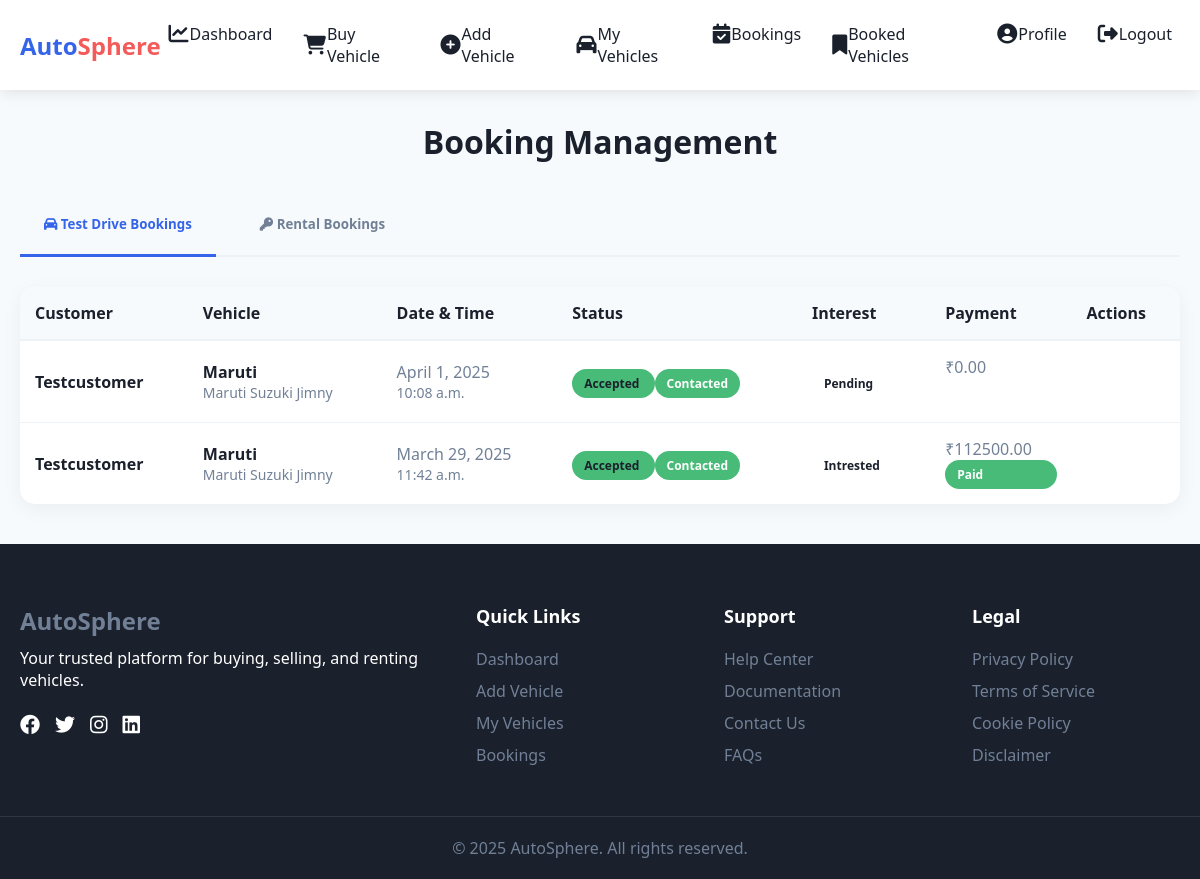
Screenshot of /Dealer/bookings/ (signed in) with the database file from the repository.
### Customer/models.py (models this page shows, shortened)
class TestDriveBooking(models.Model):
    customer = models.ForeignKey(Customer, on_delete=models.CASCADE, null=True, blank=True)  # Allow null for dealers
    dealer = models.ForeignKey(Dealer, on_delete=models.CASCADE, null=True, blank=True)  # Optional Dealer field
    vehicle = models.ForeignKey(Vehicle, on_delete=models.CASCADE)
    date = models.DateField()
    time = models.TimeField()
    status = models.CharField(max_length=20, choices=[("Pending", "Pending"), ("Accepted", "Accepted"), ("Rejected", "Rejected")], default="Pending")
    payment_status = models.CharField(max_length=20, choices=[("Pending", "Pending"), ("Paid", "Paid")], default="Pending")
    Payment_amount = models.DecimalField(max_digits=10, decimal_places=2, default=0.00)
    Contancted = models.CharField(max_length=20, choices=[("Pending", "Pending"), ("Contacted", "Contacted")], default="Pending")
    Intrested = models.CharField(max_length=20, choices=[("Pending", "Pending"), ("Intrested", "Intrested"),("Not-Intrested", "Not-Intrested")], default="Pending")

class Customer(models.Model):
    name = models.CharField(max_length=100)
    email = models.EmailField(unique=True)
    phone = models.CharField(max_length=15, unique=True)
    registered_at = models.DateTimeField(default=now)
    approval_status = models.BooleanField(default=False)
    password = models.CharField(max_length=128)
    id_proof_number = models.CharField(max_length=50, unique=True)
    profile_image = models.ImageField(upload_to='profile_images/', null=True, blank=True)
    address = models.TextField()

class Vehicle(models.Model):
    SALE = 'sale'
    RENT = 'rent'
    VEHICLE_TYPES = [
        (SALE, 'For Sale'),
        (RENT, 'For Rent'),
    ]
    dealer = models.ForeignKey(Dealer, on_delete=models.CASCADE, null=True, blank=True)
    showroom_dealer = models.ForeignKey(Showroom, on_delete=models.CASCADE, null=True, blank=True)
    owner = models.ForeignKey(Customer, on_delete=models.CASCADE, null=True, blank=True)
    title = models.CharField(max_length=255)
    brand = models.CharField(max_length=100)
    model = models.CharField(max_length=100)
    year = models.PositiveIntegerField()
    price = models.DecimalField(max_digits=10, decimal_places=2)
    vehicle_type = models.CharField(max_length=10, choices=VEHICLE_TYPES, default=SALE)
    description = models.TextField()
    mileage = models.PositiveIntegerField(null=True, blank=True)
    fuel_type = models.CharField(max_length=50, choices=[("Petrol", "Petrol"), ("Diesel", "Diesel"), ("Electric", "Electric")])
    transmission = models.CharField(max_length=50, choices=[("Manual", "Manual"), ("Automatic", "Automatic")])
    available = models.BooleanField(default=True)
    image = models.ImageField(upload_to="vehicle_images/", null=True, blank=True)
    created_at = models.DateTimeField(default=now)

### Dealer/views.py (the view)
# urls.py: path("bookings/", views.dealer_bookings, name="dealer_bookings"),
def dealer_bookings(request):
    if "did" not in request.session:
        return redirect("Dealer:login")
    dealer_id = request.session["did"]
    test_drives = TestDriveBooking.objects.filter(vehicle__dealer_id=dealer_id).order_by("-date", "-time")
    rentals = RentalBooking.objects.filter(vehicle__dealer_id=dealer_id).order_by("-rental_date")
    return render(
        request,
        "Dealer/dealer_bookings.html",
        {"test_drives": test_drives, "rentals": rentals},
    )

### Dealer/templates/Dealer/dealer_bookings.html (shortened to what this page needs)
<!DOCTYPE html>
<html lang="en">
<head>
    <link rel="stylesheet" href="https://cdnjs.cloudflare.com/ajax/libs/font-awesome/6.4.0/css/all.min.css">
</head>
<body>
    <nav class="navbar">
        <div class="container">
            <a href="{% url 'Dealer:Dealer_home' %}" class="logo">
                <span style="color: #3563E9;">Auto</span><span style="color: #f35b5b;">Sphere</span>
            </a>
            <ul class="nav-links">
                <li>
                    <a href="{% url 'Dealer:dealer_dashboard' %}">
                        <i class="fas fa-chart-line"></i>
                        Dashboard
                    </a>
                </li>
                <li>
                    <a href="{% url 'Dealer:dealer_vehicle_list' %}">
                        <i class="fas fa-shopping-cart"></i>
                        Buy Vehicle
                    </a>
                </li>
                <li>
                    <a href="{% url 'Dealer:add_vehicle' %}">
                        <i class="fas fa-plus-circle"></i>
                        Add Vehicle
                    </a>
                </li>
                <li>
                    <a href="{% url 'Dealer:dealer_vehicles' %}">
                        <i class="fas fa-car"></i>
                        My Vehicles
                    </a>
                </li>
                <li>
                    <a href="{% url 'Dealer:dealer_bookings' %}">
                        <i class="fas fa-calendar-check"></i>
                        Bookings
                    </a>
                </li>
                <li>
                    <a href="{% url 'Dealer:Dealer_booked_vehicel' %}">
                        <i class="fas fa-bookmark"></i>
                        Booked Vehicles
                    </a>
                </li>
                <li>
                    <a href="{% url 'Dealer:dealer_profile' %}">
                        <i class="fas fa-user-circle"></i>
                        Profile
                    </a>
                </li>
                <li>
                    <a href="{% url 'Customer:index' %}">
                        <i class="fas fa-sign-out-alt"></i>
                        Logout
                    </a>
                </li>
            </ul>
        </div>
    </nav>
    <div class="bookings-container">
        <div class="page-header">
            <h2>Booking Management</h2>
        </div>
        <div class="booking-tabs">
            <button class="tab-button active" onclick="showTab('test-drives')">
                <i class="fas fa-car"></i>
                Test Drive Bookings
            </button>
            <button class="tab-button" onclick="showTab('rentals')">
                <i class="fas fa-key"></i>
                Rental Bookings
            </button>
        </div>
        <div id="test-drives" class="tab-content active">
            <div class="booking-card">
                <table class="booking-table">
                    <thead>
                        <tr>
                            <th>Customer</th>
                            <th>Vehicle</th>
                            <th>Date & Time</th>
                            <th>Status</th>
                            <th>Interest</th>
                            <th>Payment</th>
                            <th>Actions</th>
                        </tr>
                    </thead>
                    <tbody>
                        {% for booking in test_drives %}
                        <tr>
                            <td>
                                <div style="font-weight: 600; color: var(--dark);">{{ booking.customer.name }}</div>
                            </td>
                            <td>
                                <div style="font-weight: 600; color: var(--dark);">{{ booking.vehicle.brand }}</div>
                                <div style="font-size: 14px;">{{ booking.vehicle.model }}</div>
                            </td>
                            <td>
                                <div>{{ booking.date }}</div>
                                <div style="font-size: 14px;">{{ booking.time }}</div>
                            </td>
                            <td>
                                <span class="badge {% if booking.status == 'Pending' %}badge-pending{% elif booking.status == 'Accepted' %}badge-success{% else %}badge-error{% endif %}" style="color: #1A202C;">
                                    {{ booking.status }}
                                </span>
                                {% if booking.Contancted == "Contacted" %}
                                <span class="badge badge-success" >Contacted</span>
                                {% endif %}
                            </td>
                            <td>
                                <span class="badge {% if booking.Intrested == 'Yes' %}badge-success{% elif booking.Intrested == 'No' %}badge-error{% else %}badge-pending{% endif %}" style="color: #1A202C;">
                                    {{ booking.Intrested }}
                                </span>
                            </td>
                            <td>
                                <div>₹{{ booking.Payment_amount }}</div>
                                <div class="badge {% if booking.payment_status == 'Paid' %}badge-success{% else %}badge-pending{% endif %}">
                                    {{ booking.payment_status }}
                                </div>
                            </td>
                            <td>
                            </td>
                        </tr>
                        {% endfor %}
                    </tbody>
                </table>
            </div>
        </div>
    </div>
    <footer class="footer">
        <div class="footer-grid">
            <div class="footer-links">
                <a href="#" class="footer-logo">Auto<span>Sphere</span></a>
                <p>Your trusted platform for buying, selling, and renting vehicles.</p>
                <div class="social-links">
                    <a href="#"><i class="fab fa-facebook"></i></a>
                    <a href="#"><i class="fab fa-twitter"></i></a>
                    <a href="#"><i class="fab fa-instagram"></i></a>
                    <a href="#"><i class="fab fa-linkedin"></i></a>
                </div>
            </div>
            <div class="footer-links">
                <h4>Quick Links</h4>
                <ul>
                    <li><a href="{% url 'Dealer:dealer_dashboard' %}">Dashboard</a></li>
                    <li><a href="{% url 'Dealer:add_vehicle' %}">Add Vehicle</a></li>
                    <li><a href="{% url 'Dealer:dealer_vehicles' %}">My Vehicles</a></li>
                    <li><a href="{% url 'Dealer:dealer_bookings' %}">Bookings</a></li>
                </ul>
            </div>
            <div class="footer-links">
                <h4>Support</h4>
                <ul>
                    <li><a href="#">Help Center</a></li>
                    <li><a href="#">Documentation</a></li>
                    <li><a href="#">Contact Us</a></li>
                    <li><a href="#">FAQs</a></li>
                </ul>
            </div>
            <div class="footer-links">
                <h4>Legal</h4>
                <ul>
                    <li><a href="#">Privacy Policy</a></li>
                    <li><a href="#">Terms of Service</a></li>
                    <li><a href="#">Cookie Policy</a></li>
                    <li><a href="#">Disclaimer</a></li>
                </ul>
            </div>
        </div>
        <div class="footer-bottom">
            <p>&copy; 2025 AutoSphere. All rights reserved.</p>
        </div>
    </footer>
</body>
</html>

### Dealer/templates/Dealer/dealer_bookings.html (style rules this page uses)
:root { --primary: #3563E9; --secondary: #1A365D; --accent: #FF4C30; --light: #F7FAFC; --dark: #1A202C; --gray: #718096; --light-gray: #EDF2F7; --success: #48BB78; --error: #F56565; }
* { margin: 0; padding: 0; box-sizing: border-box; font-family: 'Segoe UI', Tahoma, Geneva, Verdana, sans-serif; }
body { background-color: var(--light); color: var(--dark); }
.navbar { background: white; padding: 15px 0; position: fixed; top: 0; left: 0; right: 0; z-index: 1000; box-shadow: 0 2px 15px rgba(0, 0, 0, 0.1); }
.container { max-width: 1400px; margin: 0 auto; padding: 0 20px; display: flex; justify-content: space-between; align-items: center; }
.logo { display: flex; align-items: center; gap: 0px; font-size: 24px; font-weight: 700; color: var(--dark); text-decoration: none; }
.nav-links { display: flex; gap: 30px; list-style: none; margin: 0; padding: 0; }
.nav-links a { display: flex; align-items: center; gap: 1px; color: var(--dark); text-decoration: none; font-weight: 500; padding: 8px 12px; border-radius: 8px; transition: all 0.3s; }
.nav-links a i { font-size: 16px; }
@media (max-width: 1200px) { .nav-links { gap: 15px; } }
@media (max-width: 1200px) { .nav-links a { padding: 8px; } }
@media (max-width: 1200px) { .nav-links a i { font-size: 20px; } }
.footer { background: var(--dark); color: white; padding: 60px 0 20px; }
.footer-grid { display: grid; grid-template-columns: 2fr 1fr 1fr 1fr; gap: 40px; max-width: 1200px; margin: 0 auto; padding: 0 20px; }
.footer-logo { color: white; font-size: 24px; font-weight: 700; margin-bottom: 20px; display: block; }
.footer-links h4 { margin-bottom: 20px; font-size: 18px; }
.footer-links ul { list-style: none; }
.footer-links a { color: var(--gray); text-decoration: none; transition: color 0.3s; display: block; margin-bottom: 10px; }
.footer-bottom { text-align: center; margin-top: 40px; padding-top: 20px; border-top: 1px solid rgba(255, 255, 255, 0.1); color: var(--gray); }
.social-links { display: flex; gap: 15px; margin-top: 20px; }
.social-links a { color: white; font-size: 20px; transition: color 0.3s; }
.bookings-container { max-width: 1400px; margin: 120px auto 40px; padding: 0 20px; }
.page-header { text-align: center; margin-bottom: 40px; }
.page-header h2 { font-size: 32px; color: var(--dark); margin-bottom: 10px; }
.booking-tabs { display: flex; gap: 20px; margin-bottom: 30px; border-bottom: 2px solid var(--light-gray); padding-bottom: 10px; }
.tab-button { padding: 12px 24px; border: none; background: none; font-weight: 600; color: var(--gray); cursor: pointer; transition: all 0.3s; position: relative; }
.tab-button::after { content: ''; position: absolute; bottom: -12px; left: 0; width: 100%; height: 3px; background: var(--primary); transform: scaleX(0); transition: transform 0.3s; }
.tab-button.active { color: var(--primary); }
.tab-button.active::after { transform: scaleX(1); }
.tab-content { display: none; }
.tab-content.active { display: block; }
.booking-card { background: white; border-radius: 15px; box-shadow: 0 5px 20px rgba(0, 0, 0, 0.05); overflow: hidden; }
.booking-table { width: 100%; border-collapse: separate; border-spacing: 0; }
.booking-table th { background: var(--light); color: var(--dark); font-weight: 600; padding: 15px; text-align: left; border-bottom: 2px solid var(--light-gray); }
.booking-table td { padding: 15px; border-bottom: 1px solid var(--light-gray); color: var(--gray); }
.booking-table tr:last-child td { border-bottom: none; }
.badge { padding: 6px 12px; border-radius: 20px; font-size: 12px; font-weight: 600; }
.badge-pending { background: var(--warning); color: white; }
.badge-success { background: var(--success); color: white; }

### rows the page displays
TestDriveBooking: customer.name "Testcustomer", vehicle.brand "Maruti", vehicle.model "Maruti Suzuki Jimny", date "April 1, 2025", time "10:08 a.m.", status "Accepted", Contancted "Contacted", Intrested "Pending", Payment_amount "0.00"
TestDriveBooking: customer.name "Testcustomer", vehicle.brand "Maruti", vehicle.model "Maruti Suzuki Jimny", date "March 29, 2025", time "11:42 a.m.", status "Accepted", Contancted "Contacted", Intrested "Intrested", Payment_amount "112500.00", payment_status "Paid"
